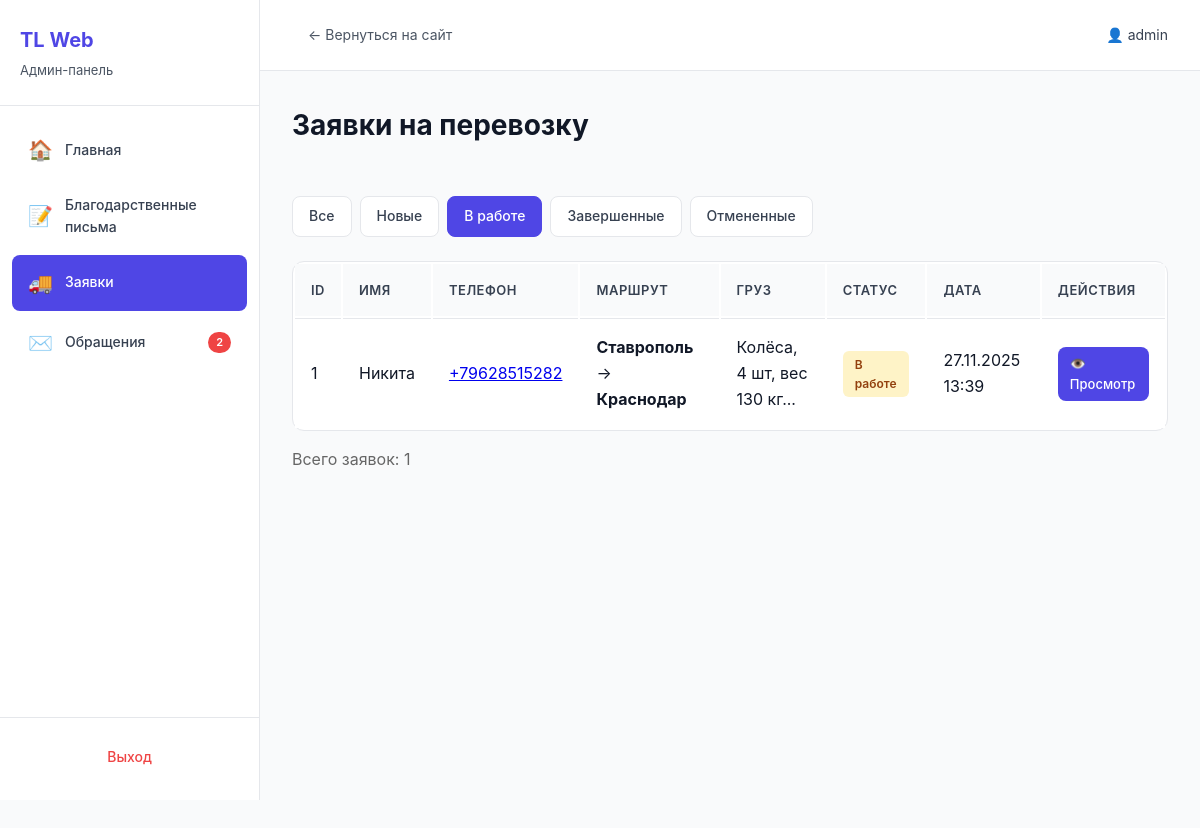
The page /public/admin/pages/orders.php?status=in_progress (signed in) on the database its author committed.
### tables this page shows
CREATE TABLE `orders` (
  `id` int(11) NOT NULL,
  `name` varchar(255) NOT NULL COMMENT 'Имя клиента',
  `phone` varchar(50) NOT NULL COMMENT 'Телефон',
  `cargo_description` text NOT NULL COMMENT 'Описание груза',
  `city_from` varchar(255) NOT NULL COMMENT 'Город отправления',
  `city_to` varchar(255) NOT NULL COMMENT 'Город назначения',
  `status` enum('new','in_progress','completed','cancelled') DEFAULT 'new' COMMENT 'Статус заявки',
  `created_at` timestamp NOT NULL DEFAULT current_timestamp() COMMENT 'Дата создания',
  `updated_at` timestamp NOT NULL DEFAULT current_timestamp() ON UPDATE current_timestamp() COMMENT 'Дата обновления'
);

### public/admin/pages/orders.php (the view, shortened to what this page needs)
<?php
$database = new Database();
$db = $database->getConnection();
$status_filter = $_GET['status'] ?? '';
$query = "SELECT * FROM orders";
if ($status_filter) {
    $query .= " WHERE status = :status";
}
$query .= " ORDER BY created_at DESC";
$stmt = $db->prepare($query);
if ($status_filter) {
    $stmt->bindParam(':status', $status_filter);
}
$stmt->execute();
$orders = $stmt->fetchAll(PDO::FETCH_ASSOC);
$count = count($orders);
?>
<!DOCTYPE html>
<html lang="ru">
<head>
    <link rel="stylesheet" href="../css/admin.css">
</head>
<body>
    <div class="admin-layout">
        <?php include '../includes/sidebar.php'; ?>
        <div class="admin-main">
            <?php include '../includes/header.php'; ?>
            <div class="admin-content">
                <div class="content-header">
                    <h1 class="page-title">Заявки на перевозку</h1>
                </div>
                <div class="filters">
                    <a href="orders.php" class="filter-btn <?php echo !$status_filter ? 'active' : ''; ?>">Все</a>
                    <a href="orders.php?status=new" class="filter-btn <?php echo $status_filter == 'new' ? 'active' : ''; ?>">Новые</a>
                    <a href="orders.php?status=in_progress" class="filter-btn <?php echo $status_filter == 'in_progress' ? 'active' : ''; ?>">В работе</a>
                    <a href="orders.php?status=completed" class="filter-btn <?php echo $status_filter == 'completed' ? 'active' : ''; ?>">Завершенные</a>
                    <a href="orders.php?status=cancelled" class="filter-btn <?php echo $status_filter == 'cancelled' ? 'active' : ''; ?>">Отмененные</a>
                </div>
                <table class="data-table">
                    <thead>
                        <tr>
                            <th>ID</th>
                            <th>Имя</th>
                            <th>Телефон</th>
                            <th>Маршрут</th>
                            <th>Груз</th>
                            <th>Статус</th>
                            <th>Дата</th>
                            <th>Действия</th>
                        </tr>
                    </thead>
                    <tbody>
                        <?php foreach ($orders as $row): ?>
                        <tr>
                            <td><?php echo $row['id']; ?></td>
                            <td><?php echo htmlspecialchars($row['name']); ?></td>
                            <td><a href="tel:<?php echo htmlspecialchars($row['phone']); ?>"><?php echo htmlspecialchars($row['phone']); ?></a></td>
                            <td>
                                <strong><?php echo htmlspecialchars($row['city_from']); ?></strong>
                                →
                                <strong><?php echo htmlspecialchars($row['city_to']); ?></strong>
                            </td>
                            <td class="text-preview"><?php echo mb_substr(htmlspecialchars($row['cargo_description']), 0, 40); ?>...</td>
                            <td>
                                <?php
                                $status_labels = [
                                    'new' => ['Новая', 'status-new'],
                                    'in_progress' => ['В работе', 'status-progress'],
                                    'completed' => ['Завершена', 'status-completed'],
                                    'cancelled' => ['Отменена', 'status-cancelled']
                                ];
                                $status_info = $status_labels[$row['status']];
                                ?>
                                <span class="status <?php echo $status_info[1]; ?>">
                                    <?php echo $status_info[0]; ?>
                                </span>
                            </td>
                            <td><?php echo date('d.m.Y H:i', strtotime($row['created_at'])); ?></td>
                            <td class="actions">
                                <a href="order-view.php?id=<?php echo $row['id']; ?>" class="btn btn-view">👁️ Просмотр</a>
                            </td>
                        </tr>
                        <?php endforeach; ?>
                    </tbody>
                </table>
                <?php if ($count > 0): ?>
                <p style="margin-top: 16px; color: #666;">Всего заявок: <?php echo $count; ?></p>
                <?php endif; ?>
            </div>
        </div>
    </div>
</body>
</html>

### public/admin/css/admin.css (style rules this page uses)
* { margin: 0; padding: 0; box-sizing: border-box; }
:root { --primary: #4F46E5; --primary-dark: #4338CA; --success: #10B981; --warning: #F59E0B; --danger: #EF4444; --gray-50: #F9FAFB; --gray-100: #F3F4F6; --gray-200: #E5E7EB; --gray-300: #D1D5DB; --gray-600: #4B5563; --gray-700: #374151; --gray-800: #1F2937; --gray-900: #111827; }
body { font-family: -apple-system, BlinkMacSystemFont, 'Segoe UI', Roboto, 'Helvetica Neue', Arial, sans-serif; background: var(--gray-50); color: var(--gray-900); line-height: 1.6; }
.admin-layout { display: flex; min-height: 100vh; }
.admin-main { flex: 1; margin-left: 260px; display: flex; flex-direction: column; }
.admin-content { padding: 32px; flex: 1; background: var(--gray-50); min-height: 100vh; }
.page-title { font-size: 28px; font-weight: 700; color: var(--gray-900); margin-bottom: 24px; }
.content-header { display: flex; justify-content: space-between; align-items: center; margin-bottom: 24px; background: transparent; }
.btn { padding: 10px 20px; border: none; border-radius: 8px; cursor: pointer; text-decoration: none; display: inline-flex; align-items: center; gap: 8px; font-size: 14px; font-weight: 500; transition: all 0.2s; }
.btn-view { background: var(--primary); color: white; padding: 6px 12px; font-size: 13px; }
.data-table { width: 100%; background: white; border-radius: 12px; overflow: visible; border: 1px solid var(--gray-200); margin-top: 24px; }
.data-table thead { background: var(--gray-50); }
.data-table th { padding: 16px; text-align: left; font-weight: 600; font-size: 13px; color: var(--gray-700); text-transform: uppercase; letter-spacing: 0.5px; background: var(--gray-50); }
.data-table td { padding: 16px; border-top: 1px solid var(--gray-200); color: var(--gray-900); background: white; }
.data-table tbody tr { background: white; }
.text-preview { max-width: 300px; }
.status { padding: 4px 12px; border-radius: 6px; font-size: 12px; font-weight: 600; display: inline-block; }
.status-progress { background: #FEF3C7; color: #92400E; }
.actions { display: flex; gap: 8px; }
.filters { display: flex; gap: 8px; margin-bottom: 24px; flex-wrap: wrap; }
.filter-btn { padding: 8px 16px; border-radius: 8px; text-decoration: none; font-size: 14px; font-weight: 500; color: var(--gray-700); background: white; border: 1px solid var(--gray-200); transition: all 0.2s; }
.filter-btn.active { background: var(--primary); color: white; border-color: var(--primary); }
.data-table tbody tr { display: table-row !important; visibility: visible !important; opacity: 1 !important; }
.data-table tbody td { display: table-cell !important; visibility: visible !important; color: #111827 !important; }

### rows shown on the page
orders: id "1", name "Никита", phone "+79628515282", city_from "Ставрополь", city_to "Краснодар", cargo_description "Колёса, 4 шт, вес 130 кг", status "В работе", created_at "27.11.2025 13:39"

### other values the page prints
$new_count "2"
$_SESSION['admin_username'] "admin"
$count "1"
